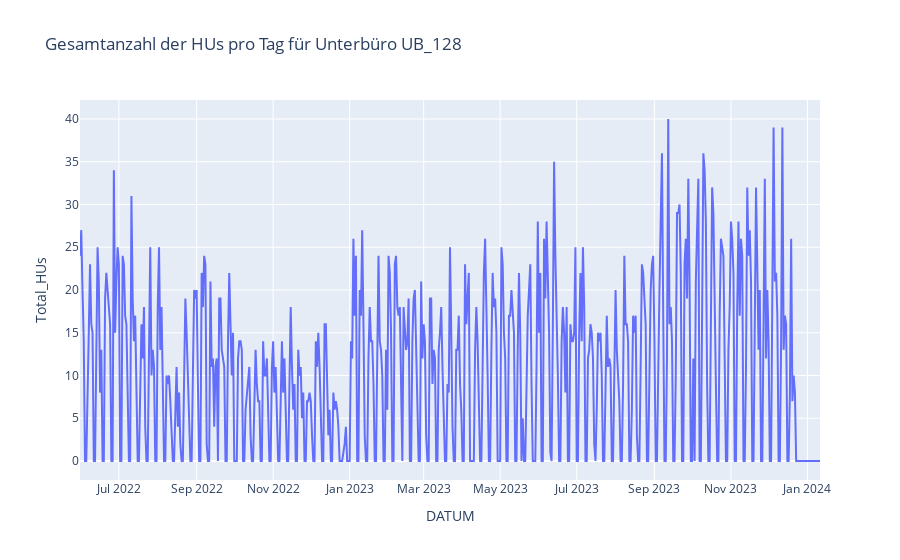

The notebook cell saved with this chart:
### Markdown cell above
Hier sehen wir die Unterbüros mit den meisten HUs. Das Unterbüro UB_133 hat ca. 140k HUs im Aufzeichnungszeitraum in seinen Werkstätten durchgeführt!

### Code cell
# Gesamtanzahl HUs pro Tag für das Unterbüro "UB_128" aggregieren
df_agg = df_all_days.filter(pl.col("UNIQUE_UNTERBUERO_ANONYM") == "UB_128") \
                    .group_by("DATUM") \
                    .agg(pl.col("HU").sum().alias("Total_HUs"))

# Visualisierung
fig = px.line(df_agg, x="DATUM", y="Total_HUs", title="Gesamtanzahl der HUs pro Tag für Unterbüro UB_128")
fig.show()

### Figure 1 — Plotly figure (JSON) as saved in the notebook; plotly's stock layout.template omitted (floating-point values rounded to 4 significant figures; data arrays with more than 128 entries replaced by an {"elided": "..."} marker saying what was removed)
{"data": [{"hovertemplate": "DATUM=%{x}<br>Total_HUs=%{y}<extra></extra>", "legendgroup": "", "line": {"color": "#636efa", "dash": "solid"}, "marker": {"symbol": "circle"}, "mode": "lines", "name": "", "orientation": "v", "showlegend": false, "type": "scatter", "x": {"elided": "589 str values"}, "xaxis": "x", "y": {"elided": "589 int values"}, "yaxis": "y"}], "layout": {"legend": {"tracegroupgap": 0}, "title": {"text": "Gesamtanzahl der HUs pro Tag für Unterbüro UB_128"}, "xaxis": {"anchor": "y", "domain": [0, 1], "title": {"text": "DATUM"}}, "yaxis": {"anchor": "x", "domain": [0, 1], "title": {"text": "Total_HUs"}}}}
